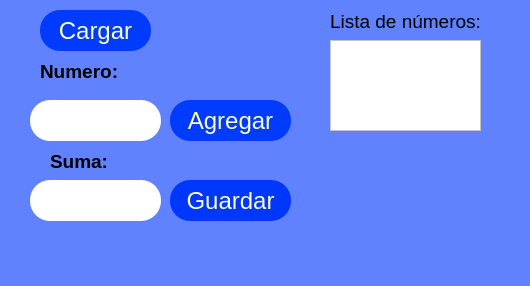
<?xml version="1.0" encoding="UTF-8"?>
<ui version="4.0">
 <class>MainWindow</class>
 <widget class="QMainWindow" name="MainWindow">
  <property name="geometry">
   <rect>
    <x>0</x>
    <y>0</y>
    <width>530</width>
    <height>286</height>
   </rect>
  </property>
  <property name="windowTitle">
   <string>MainWindow</string>
  </property>
  <property name="styleSheet">
   <string notr="true">background-color: rgb(96, 130, 255);</string>
  </property>
  <widget class="QWidget" name="centralwidget">
   <widget class="QPushButton" name="btn_agregar">
    <property name="geometry">
     <rect>
      <x>170</x>
      <y>100</y>
      <width>121</width>
      <height>41</height>
     </rect>
    </property>
    <property name="font">
     <font>
      <pointsize>18</pointsize>
      <underline>false</underline>
     </font>
    </property>
    <property name="styleSheet">
     <string notr="true">background-color: rgb(0, 59, 255);
color: rgb(250, 255, 187);
border-radius:20px;
</string>
    </property>
    <property name="text">
     <string>Agregar</string>
    </property>
   </widget>
   <widget class="QLineEdit" name="txt_numero">
    <property name="geometry">
     <rect>
      <x>30</x>
      <y>100</y>
      <width>131</width>
      <height>41</height>
     </rect>
    </property>
    <property name="font">
     <font>
      <pointsize>20</pointsize>
      <weight>50</weight>
      <italic>false</italic>
      <bold>false</bold>
     </font>
    </property>
    <property name="styleSheet">
     <string notr="true">background-color: rgb(255, 255, 255);
border-radius:20px;</string>
    </property>
    <property name="text">
     <string/>
    </property>
   </widget>
   <widget class="QLabel" name="label">
    <property name="geometry">
     <rect>
      <x>40</x>
      <y>60</y>
      <width>81</width>
      <height>21</height>
     </rect>
    </property>
    <property name="font">
     <font>
      <pointsize>14</pointsize>
     </font>
    </property>
    <property name="text">
     <string>&lt;html&gt;&lt;head/&gt;&lt;body&gt;&lt;p&gt;&lt;span style=&quot; font-weight:600;&quot;&gt;Numero:&lt;/span&gt;&lt;/p&gt;&lt;/body&gt;&lt;/html&gt;</string>
    </property>
   </widget>
   <widget class="QLineEdit" name="txt_suma">
    <property name="geometry">
     <rect>
      <x>30</x>
      <y>180</y>
      <width>131</width>
      <height>41</height>
     </rect>
    </property>
    <property name="font">
     <font>
      <pointsize>20</pointsize>
      <weight>50</weight>
      <italic>false</italic>
      <bold>false</bold>
     </font>
    </property>
    <property name="styleSheet">
     <string notr="true">background-color: rgb(255, 255, 255);
border-radius:20px;</string>
    </property>
    <property name="text">
     <string/>
    </property>
   </widget>
   <widget class="QLabel" name="label_4">
    <property name="geometry">
     <rect>
      <x>50</x>
      <y>150</y>
      <width>71</width>
      <height>21</height>
     </rect>
    </property>
    <property name="font">
     <font>
      <pointsize>14</pointsize>
     </font>
    </property>
    <property name="text">
     <string>&lt;html&gt;&lt;head/&gt;&lt;body&gt;&lt;p&gt;&lt;span style=&quot; font-weight:600;&quot;&gt;Suma:&lt;/span&gt;&lt;/p&gt;&lt;/body&gt;&lt;/html&gt;</string>
    </property>
   </widget>
   <widget class="QPushButton" name="btn_guardar">
    <property name="geometry">
     <rect>
      <x>170</x>
      <y>180</y>
      <width>121</width>
      <height>41</height>
     </rect>
    </property>
    <property name="font">
     <font>
      <pointsize>18</pointsize>
      <underline>false</underline>
     </font>
    </property>
    <property name="styleSheet">
     <string notr="true">background-color: rgb(0, 55, 255);
color: rgb(250, 255, 187);
border-radius:20px;
</string>
    </property>
    <property name="text">
     <string>Guardar</string>
    </property>
   </widget>
   <widget class="QPushButton" name="btn_cargar">
    <property name="geometry">
     <rect>
      <x>40</x>
      <y>10</y>
      <width>111</width>
      <height>41</height>
     </rect>
    </property>
    <property name="font">
     <font>
      <pointsize>18</pointsize>
      <underline>false</underline>
     </font>
    </property>
    <property name="styleSheet">
     <string notr="true">background-color: rgb(0, 59, 255);
color: rgb(250, 255, 187);
border-radius:20px;
</string>
    </property>
    <property name="text">
     <string>Cargar</string>
    </property>
   </widget>
   <widget class="QTextEdit" name="text_lista_numeros">
    <property name="geometry">
     <rect>
      <x>330</x>
      <y>40</y>
      <width>151</width>
      <height>91</height>
     </rect>
    </property>
    <property name="styleSheet">
     <string notr="true">background-color: rgb(255, 255, 255);</string>
    </property>
   </widget>
   <widget class="QLabel" name="label_2">
    <property name="geometry">
     <rect>
      <x>330</x>
      <y>10</y>
      <width>151</width>
      <height>21</height>
     </rect>
    </property>
    <property name="font">
     <font>
      <pointsize>14</pointsize>
     </font>
    </property>
    <property name="text">
     <string>&lt;html&gt;&lt;head/&gt;&lt;body&gt;&lt;p&gt;Lista de números:&lt;/p&gt;&lt;/body&gt;&lt;/html&gt;</string>
    </property>
   </widget>
  </widget>
  <widget class="QMenuBar" name="menubar">
   <property name="geometry">
    <rect>
     <x>0</x>
     <y>0</y>
     <width>530</width>
     <height>21</height>
    </rect>
   </property>
  </widget>
  <widget class="QStatusBar" name="statusbar"/>
 </widget>
 <resources/>
 <connections/>
</ui>
